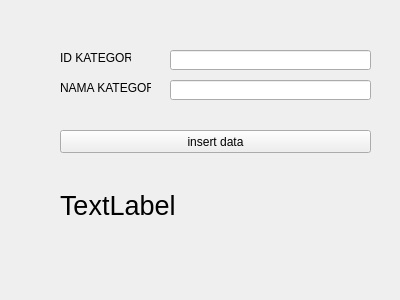
<?xml version="1.0" encoding="UTF-8"?>
<ui version="4.0">
 <class>Form</class>
 <widget class="QWidget" name="Form">
  <property name="geometry">
   <rect>
    <x>0</x>
    <y>0</y>
    <width>400</width>
    <height>300</height>
   </rect>
  </property>
  <property name="windowTitle">
   <string>Form</string>
  </property>
  <widget class="QLabel" name="labelld">
   <property name="geometry">
    <rect>
     <x>60</x>
     <y>50</y>
     <width>71</width>
     <height>16</height>
    </rect>
   </property>
   <property name="text">
    <string>ID KATEGORI</string>
   </property>
  </widget>
  <widget class="QLabel" name="labelName">
   <property name="geometry">
    <rect>
     <x>60</x>
     <y>80</y>
     <width>91</width>
     <height>16</height>
    </rect>
   </property>
   <property name="text">
    <string>NAMA KATEGORI</string>
   </property>
  </widget>
  <widget class="QLineEdit" name="lineEditId">
   <property name="geometry">
    <rect>
     <x>170</x>
     <y>50</y>
     <width>201</width>
     <height>20</height>
    </rect>
   </property>
  </widget>
  <widget class="QLineEdit" name="lineEditName">
   <property name="geometry">
    <rect>
     <x>170</x>
     <y>80</y>
     <width>201</width>
     <height>20</height>
    </rect>
   </property>
  </widget>
  <widget class="QPushButton" name="pushButtonInsert">
   <property name="geometry">
    <rect>
     <x>60</x>
     <y>130</y>
     <width>311</width>
     <height>23</height>
    </rect>
   </property>
   <property name="text">
    <string>insert data</string>
   </property>
  </widget>
  <widget class="QLabel" name="labelresult">
   <property name="geometry">
    <rect>
     <x>60</x>
     <y>190</y>
     <width>121</width>
     <height>31</height>
    </rect>
   </property>
   <property name="font">
    <font>
     <pointsize>20</pointsize>
    </font>
   </property>
   <property name="text">
    <string>TextLabel</string>
   </property>
  </widget>
 </widget>
 <resources/>
 <connections/>
</ui>
